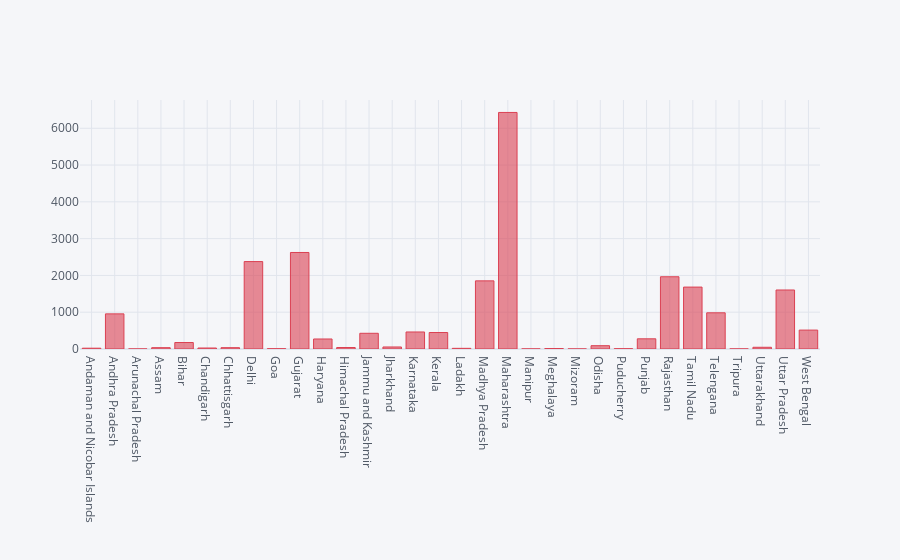

The notebook cell saved with this chart:
### Code cell
df.iplot(kind='bar',x='Name of State / UT',y='Total Confirmed cases ',colors='Red')

### Figure 1 — Plotly figure (JSON) as saved in the notebook; plotly's stock layout.template omitted (floating-point values rounded to 4 significant figures)
{"data": [{"marker": {"color": "rgba(219, 64, 82, 0.6)", "line": {"color": "rgba(219, 64, 82, 1.0)", "width": 1}}, "name": "Total Confirmed cases ", "orientation": "v", "text": "", "type": "bar", "x": ["Andaman and Nicobar Islands", "Andhra Pradesh", "Arunachal Pradesh", "Assam", "Bihar", "Chandigarh", "Chhattisgarh", "Delhi", "Goa", "Gujarat", "Haryana", "Himachal Pradesh", "Jammu and Kashmir", "Jharkhand", "Karnataka", "Kerala", "Ladakh", "Madhya Pradesh", "Maharashtra", "Manipur", "Meghalaya", "Mizoram", "Odisha", "Puducherry", "Punjab", "Rajasthan", "Tamil Nadu", "Telengana", "Tripura", "Uttarakhand", "Uttar Pradesh", "West Bengal"], "y": [22, 955, 1, 36, 176, 27, 36, 2376, 7, 2624, 272, 40, 427, 55, 463, 448, 18, 1852, 6430, 2, 12, 1, 90, 7, 277, 1964, 1683, 984, 2, 47, 1604, 514]}], "layout": {"legend": {"bgcolor": "#F5F6F9", "font": {"color": "#4D5663"}}, "paper_bgcolor": "#F5F6F9", "plot_bgcolor": "#F5F6F9", "title": {"font": {"color": "#4D5663"}}, "xaxis": {"gridcolor": "#E1E5ED", "showgrid": true, "tickfont": {"color": "#4D5663"}, "title": {"font": {"color": "#4D5663"}, "text": ""}, "zerolinecolor": "#E1E5ED"}, "yaxis": {"gridcolor": "#E1E5ED", "showgrid": true, "tickfont": {"color": "#4D5663"}, "title": {"font": {"color": "#4D5663"}, "text": ""}, "zerolinecolor": "#E1E5ED"}}}
